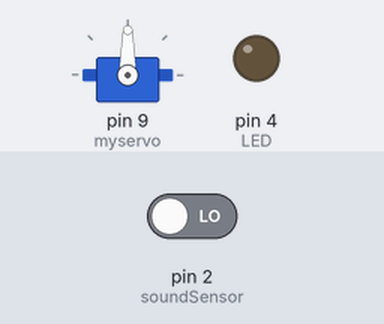
A sketch run on a simulated Arduino Uno, built with avr-gcc and run on an emulated ATmega328P. On the bench: servo, output pins drawn as LEDs (lit = HIGH). The test bench sets the inputs (shaded band); at power-on: pin 2 (soundSensor) LOW.

Above: at 1.2 s.
1.3 s: pin 2 (soundSensor) driven HIGH
At 1.45 s:
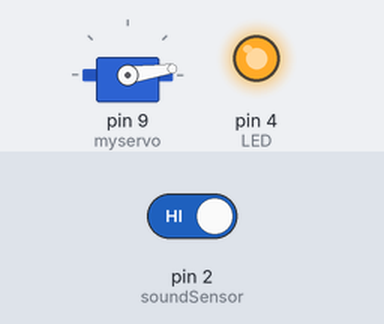
7.3 s: pin 2 (soundSensor) driven LOW
At 10.1 s:
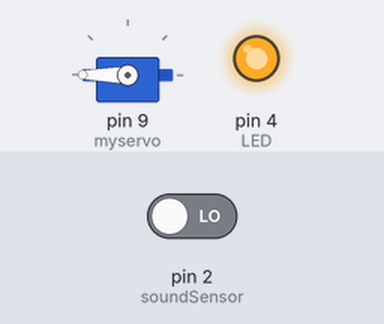
10.3 s: pin 2 (soundSensor) driven HIGH
At 10.45 s:
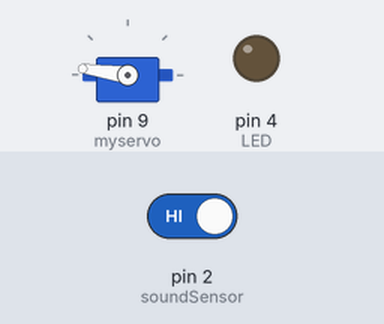
Timing chart, 0 to 19.3 s (numbered marks = the images above; inputs shaded):
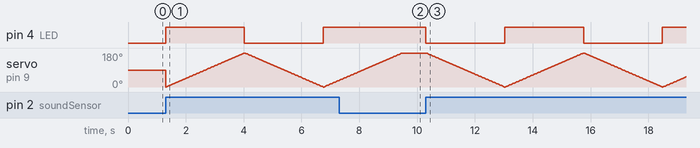

Measured:
- after the input at 1.3 s, pin 4 (LED): LOW → HIGH at once, → LOW 2.7 s later, → HIGH 2.7 s later
- after the input at 7.3 s, pin 4 (LED): stays HIGH (without the input it goes to LOW after 2.2 s); servo on pin 9 (myservo): goes on until 9.5 s, then stays 180°
- after the input at 10.3 s, pin 4 (LED): alternates HIGH for 2.7 s and LOW for 2.7 s, starting at once

The sketch:

final.ino
```cpp
#include <Servo.h>
Servo myservo;
int pos = 0;
int soundSensor = 2;
int LED = 4;
boolean LEDStatus = false;
void setup()
{
    myservo.attach(9);
    pinMode(soundSensor, INPUT);
    pinMode(LED, OUTPUT);
}
void loop()
{
    int SensorData = digitalRead(soundSensor);
    if (SensorData == 1)
    {
        if (LEDStatus == false)
        {
            LEDStatus = true;
            digitalWrite(LED, HIGH);
            for (pos = 0; pos <= 180; pos += 1)
            { // goes from 0 degrees to 180 degrees
                // in steps of 1 degree
                myservo.write(pos); // tell servo to go to position in variable 'pos'
                delay(15);          // waits 15ms for the servo to reach the position
            }
        }
        else
        {
            LEDStatus = false;
            digitalWrite(LED, LOW);
            for (pos = 180; pos >= 0; pos -= 1)
            {                       // goes from 180 degrees to 0 degrees
                myservo.write(pos); // tell servo to go to position in variable 'pos'
                delay(15);          // waits 15ms for the servo to reach the position
            }
        }
    }
}
```
